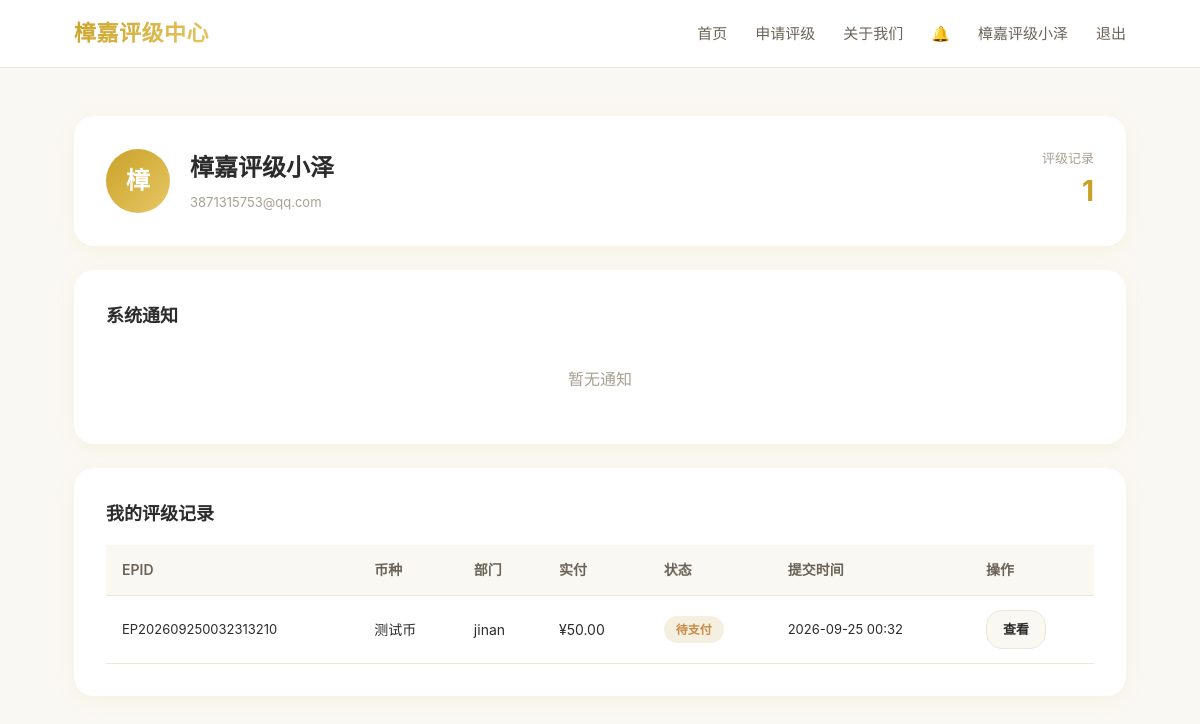
The app's page /center/profile (signed in) with its own data.
### tables this page shows
CREATE TABLE cert_orders (
    id INTEGER PRIMARY KEY AUTOINCREMENT,
    order_no TEXT UNIQUE NOT NULL,
    user_id INTEGER,
    contact TEXT NOT NULL,
    coin_name TEXT NOT NULL,
    coin_era TEXT,
    coin_desc TEXT,
    coin_images TEXT,
    department TEXT,
    service_type TEXT DEFAULT 'online',
    box_type TEXT DEFAULT 'PLA',
    has_guarantee INTEGER DEFAULT 0,
    base_price REAL,
    final_price REAL,
    coupon_code TEXT,
    status TEXT DEFAULT 'pending',
    pay_proof TEXT,
    cert_no TEXT,
    cert_result TEXT,
    cert_images TEXT,
    rater_id INTEGER,
    tracking_no TEXT,
    return_address TEXT,
    created_at TIMESTAMP DEFAULT CURRENT_TIMESTAMP,
    updated_at TIMESTAMP DEFAULT CURRENT_TIMESTAMP,
    FOREIGN KEY (user_id) REFERENCES users(id)
);

### center_app.py (the view)
@center_bp.route('/center/profile')
@login_required
def center_profile():
    db = get_db()
    orders = db.execute(
        "SELECT * FROM cert_orders WHERE user_id=? ORDER BY created_at DESC LIMIT 20",
        (current_user.id,)
    ).fetchall()
    notifications = db.execute(
        "SELECT * FROM notifications WHERE user_id=? ORDER BY created_at DESC LIMIT 10",
        (current_user.id,)
    ).fetchall()
    return render_template('center/profile.html', orders=orders, notifications=notifications)

### app.py (called while the page is built)
def is_beta_request():
    try:
        host = (request.host or '').split(':')[0].lower()
        return host.startswith('beta.')
    except Exception:
        return False

@app.before_request
def check_beta_status():
    if is_beta_request() and not get_beta_enabled():
        if not request.path.startswith('/api/admin/'):
            return jsonify({
                'error': 'Beta 环境已暂时关闭',
                'message': '请访问主站 www.zhangjiacoins.dpdns.org'
            }), 503

def get_db():
    try:
        if is_beta_request():
            db_path = BETA_DB_PATH
        else:
            db_path = MAIN_DB_PATH
    except (RuntimeError, AttributeError):
        db_path = MAIN_DB_PATH
    conn = sqlite3.connect(db_path)
    conn.row_factory = sqlite3.Row
    return conn

@login_manager.user_loader
def load_user(user_id):
    conn = get_db()
    row = conn.execute("SELECT * FROM users WHERE id = ?", (user_id,)).fetchone()
    conn.close()
    return User(row) if row else None

### db.py (called while the page is built)
def _convert_timestamp(val):
    if val is None:
        return None
    if isinstance(val, bytes):
        val = val.decode('utf-8')
    val = val.strip()
    for fmt in ('%Y-%m-%d %H:%M:%S', '%Y-%m-%d %H:%M:%S.%f', '%Y-%m-%dT%H:%M:%S',
                '%Y-%m-%dT%H:%M:%S.%f', '%Y-%m-%d'):
        try:
            return datetime.strptime(val, fmt)
        except ValueError:
            continue
    return val

def get_db():
    if 'db' not in g:
        g.db = sqlite3.connect(DATABASE, detect_types=sqlite3.PARSE_DECLTYPES)
        g.db.row_factory = sqlite3.Row  # 让行可以用列名访问
        g.db.execute("PRAGMA foreign_keys = ON")
    return g.db

### security.py (called while the page is built)
def init_security_headers(app):
    @app.after_request
    def set_security_headers(response):
        response.headers['X-Frame-Options'] = 'SAMEORIGIN'
        response.headers['X-Content-Type-Options'] = 'nosniff'
        response.headers['Referrer-Policy'] = 'strict-origin-when-cross-origin'
        response.headers['Permissions-Policy'] = 'camera=(), microphone=(), geolocation=()'
        response.headers['X-XSS-Protection'] = '1; mode=block'
        if request.is_secure or request.headers.get('X-Forwarded-Proto') == 'https':
            response.headers['Strict-Transport-Security'] = 'max-age=31536000; includeSubDomains'
        return response
    print("[security] 安全响应头已启用")

### templates/center/profile.html (shortened to what this page needs)
{% extends "base_center.html" %}
{% block content %}
<section style="padding:48px 0;">
  <div class="container">
    <div class="card" style="margin-bottom:24px;">
      <div style="display:flex;align-items:center;gap:20px;flex-wrap:wrap;">
        <div style="width:64px;height:64px;border-radius:50%;background:var(--color-primary-gradient);display:flex;align-items:center;justify-content:center;font-size:24px;color:#fff;font-weight:700;">
          {{ current_user.username[0]|upper }}
        </div>
        <div>
          <h2 style="margin-bottom:4px;">{{ current_user.username }}</h2>
          <p style="color:var(--color-text-muted);font-size:13px;">
            {{ current_user.email }}
          </p>
        </div>
        <div style="margin-left:auto;text-align:right;">
          <div style="font-size:13px;color:var(--color-text-muted);">评级记录</div>
          <div style="font-size:28px;font-weight:700;color:var(--color-primary);">{{ orders|length }}</div>
        </div>
      </div>
    </div>
    <div class="card" style="margin-bottom:24px;">
      <div style="display:flex;justify-content:space-between;align-items:center;margin-bottom:16px;">
        <h3 style="font-size:18px;font-weight:600;">系统通知</h3>
      </div>
      {% if notifications %}
      {% for n in notifications %}
      <div class="notification-item {{ 'unread' if not n.is_read }}" data-id="{{ n.id }}" onclick="markRead({{ n.id }}, '{{ n.link }}')" style="cursor:pointer;">
        <div class="notif-title">{{ n.title }}</div>
        <p style="font-size:13px;color:var(--color-text-secondary);margin-bottom:4px;">{{ n.content }}</p>
        <div class="notif-time">{{ n.created_at.strftime('%Y-%m-%d %H:%M') if n.created_at else '' }}</div>
      </div>
      {% endfor %}
      {% else %}
      <p style="color:var(--color-text-muted);text-align:center;padding:20px 0;">暂无通知</p>
      {% endif %}
    </div>
    <div class="card">
      <h3 style="font-size:18px;font-weight:600;margin-bottom:16px;">我的评级记录</h3>
      {% if orders %}
      <table class="table">
        <thead>
          <tr>
            <th>EPID</th>
            <th>币种</th>
            <th>部门</th>
            <th>实付</th>
            <th>状态</th>
            <th>提交时间</th>
            <th>操作</th>
          </tr>
        </thead>
        <tbody>
          {% for o in orders %}
          <tr>
            <td style="font-size:13px;">{{ o.order_no }}</td>
            <td>{{ o.coin_name }}</td>
            <td>{{ o.department or '—' }}</td>
            <td>¥{{ '%.2f'|format(o.final_price or o.base_price or 0) }}</td>
            <td><span class="badge badge-{{ o.status }}">{{ {'pending':'待支付','paid':'已支付','rating':'评级中','done':'已完成','rejected':'已驳回'}.get(o.status, o.status) }}</span></td>
            <td style="font-size:13px;">{{ o.created_at.strftime('%Y-%m-%d %H:%M') if o.created_at else '' }}</td>
            <td><a href="{{ url_for('center.center_query', keyword=o.order_no) }}" class="btn btn-sm btn-secondary">查看</a></td>
          </tr>
          {% endfor %}
        </tbody>
      </table>
      {% else %}
      <div style="text-align:center;padding:40px 0;">
        <div style="font-size:40px;margin-bottom:12px;">📦</div>
        <p style="color:var(--color-text-secondary);">暂无评级记录</p>
        <a href="{{ url_for('center.center_apply') }}" class="btn btn-primary" style="margin-top:16px;">立即申请评级</a>
      </div>
      {% endif %}
    </div>
  </div>
</section>
{% endblock %}

### static/css/style.css (style rules this page uses)
:root { --color-bg: #FAF8F3; --color-card: #FFFFFF; --color-primary: #C9A227; --color-primary-light: #E8C766; --color-primary-gradient: linear-gradient(135deg, #C9A227, #E8C766); --color-text: #2C2C2C; --color-text-secondary: #6B6357; --color-text-muted: #A8A093; --color-border: #EDE8DC; --color-success: #6B8E5A; --color-warning: #C68B45; --color-error: #B85C5C; --radius-sm: 12px; --radius-md: 16px; --radius-lg: 20px; --radius-xl: 28px; --shadow-card: 0 4px 20px rgba(201, 162, 39, 0.08); --shadow-hover: 0 8px 32px rgba(201, 162, 39, 0.14); --shadow-primary: 0 4px 16px rgba(201, 162, 39, 0.25); --transition: all 0.25s ease; }
* { margin: 0; padding: 0; box-sizing: border-box; }
body { font-family: -apple-system, BlinkMacSystemFont, 'Segoe UI', 'PingFang SC', 'Hiragino Sans GB', 'Microsoft YaHei', sans-serif; background-color: var(--color-bg); color: var(--color-text); line-height: 1.6; min-height: 100vh; }
a { color: var(--color-primary); text-decoration: none; transition: var(--transition); }
.container { max-width: 1100px; margin: 0 auto; padding: 0 24px; }
.card { background: var(--color-card); border-radius: var(--radius-lg); box-shadow: var(--shadow-card); padding: 32px; transition: var(--transition); }
.btn { display: inline-flex; align-items: center; justify-content: center; padding: 12px 28px; border-radius: var(--radius-md); font-size: 15px; font-weight: 600; border: none; cursor: pointer; transition: var(--transition); gap: 8px; }
.btn-secondary { background: var(--color-bg); color: var(--color-text); border: 1px solid var(--color-border); }
.btn-sm { padding: 8px 16px; font-size: 13px; }
.badge { display: inline-block; padding: 4px 12px; border-radius: 20px; font-size: 12px; font-weight: 600; }
.badge-pending { background: #F5EFE0; color: var(--color-warning); }
.table { width: 100%; border-collapse: collapse; }
.table th, .table td { padding: 14px 16px; text-align: left; border-bottom: 1px solid var(--color-border); font-size: 14px; }
.table th { background: var(--color-bg); color: var(--color-text-secondary); font-weight: 600; }

### records on screen
cert_orders: order_no "EP202609250032313210", coin_name "测试币", department "jinan", final_price "50.00", status "待支付", created_at "2026-09-25 00:32"

### other values on screen
{{ current_user.username }} "樟嘉评级小泽"
{{ current_user.username[0]|upper }} "樟"
{{ current_user.email }} "3871315753@qq.com"
{{ orders|length }} "1"
